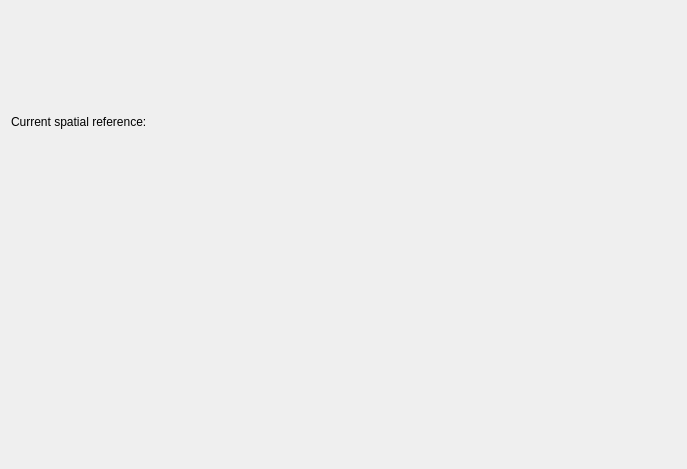
<?xml version="1.0" encoding="UTF-8"?>
<ui version="4.0">
 <class>qSlicerSpatialReferenceSettingsPanel</class>
 <widget class="ctkSettingsPanel" name="qSlicerSpatialReferenceSettingsPanel">
  <property name="geometry">
   <rect>
    <x>0</x>
    <y>0</y>
    <width>687</width>
    <height>469</height>
   </rect>
  </property>
  <property name="windowTitle">
   <string>Units Settings</string>
  </property>
  <layout class="QVBoxLayout" name="verticalLayout">
   <item>
    <layout class="QHBoxLayout" name="horizontalLayout">
     <item>
      <widget class="QLabel" name="CurrentSpatialReferenceLabel">
       <property name="text">
        <string>Current spatial reference:</string>
       </property>
      </widget>
     </item>
     <item>
      <spacer name="horizontalSpacer">
       <property name="orientation">
        <enum>Qt::Horizontal</enum>
       </property>
       <property name="sizeHint" stdset="0">
        <size>
         <width>40</width>
         <height>20</height>
        </size>
       </property>
      </spacer>
     </item>
     <item>
      <widget class="qCRSDropLineEdit" name="CRSDropLineEdit" native="true">
       <property name="acceptDrops">
        <bool>true</bool>
       </property>
      </widget>
     </item>
    </layout>
   </item>
   <item>
    <widget class="qCRSWidget" name="CRSWidget" native="true"/>
   </item>
  </layout>
 </widget>
 <customwidgets>
  <customwidget>
   <class>ctkSettingsPanel</class>
   <extends>QWidget</extends>
   <header>ctkSettingsPanel.h</header>
   <container>1</container>
  </customwidget>
  <customwidget>
   <class>qCRSWidget</class>
   <extends>QWidget</extends>
   <header>qCRSWidget.h</header>
   <container>1</container>
  </customwidget>
  <customwidget>
   <class>qCRSDropLineEdit</class>
   <extends>QWidget</extends>
   <header>qCRSDropLineEdit.h</header>
   <container>1</container>
  </customwidget>
 </customwidgets>
 <resources/>
 <connections/>
</ui>
